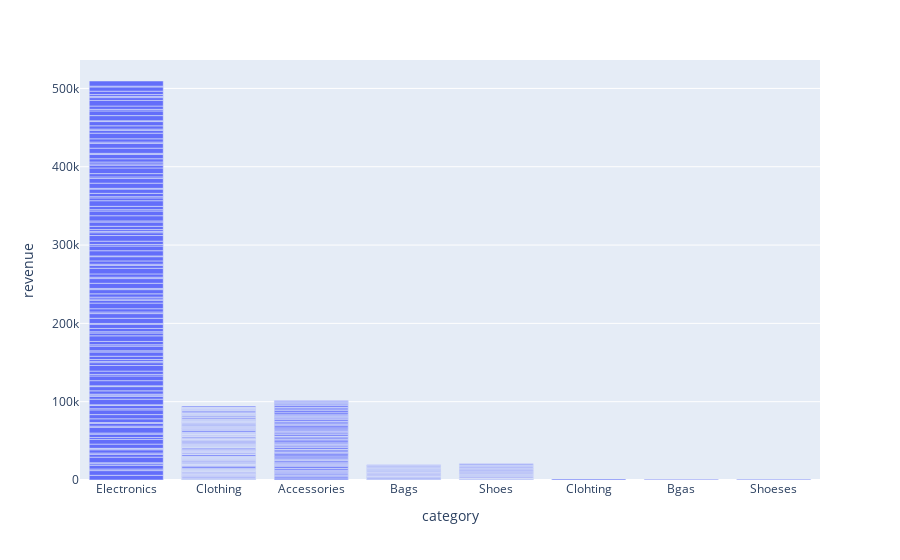

The notebook cell saved with this chart:
### Code cell
px.bar(data,x="category",y="revenue")

### Figure 1 — Plotly figure (JSON) as saved in the notebook; plotly's stock layout.template omitted (floating-point values rounded to 4 significant figures; data arrays with more than 128 entries replaced by an {"elided": "..."} marker saying what was removed)
{"data": [{"alignmentgroup": "True", "hovertemplate": "category=%{x}<br>revenue=%{y}<extra></extra>", "legendgroup": "", "marker": {"color": "#636efa", "pattern": {"shape": ""}}, "name": "", "offsetgroup": "", "orientation": "v", "showlegend": false, "textposition": "auto", "type": "bar", "x": {"elided": "365 str values"}, "xaxis": "x", "y": {"elided": "365 int values"}, "yaxis": "y"}], "layout": {"barmode": "relative", "legend": {"tracegroupgap": 0}, "margin": {"t": 60}, "xaxis": {"anchor": "y", "domain": [0, 1], "title": {"text": "category"}}, "yaxis": {"anchor": "x", "domain": [0, 1], "title": {"text": "revenue"}}}}
